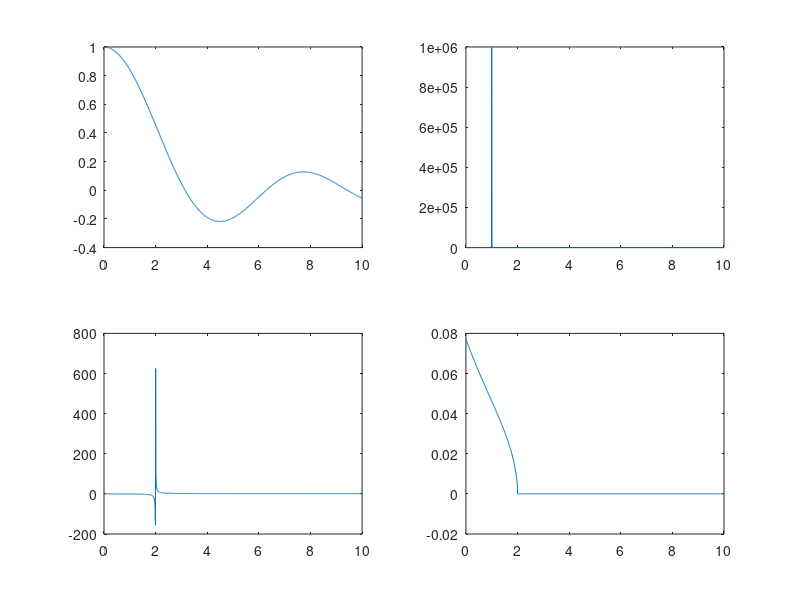

Write the MATLAB code that produced this figure.
x=linspace(0,10,1000);
y1=sin(x)./x;
y2=(1./(x-1).^2)+x;
y3=(x.^2+1)./(x.^2-4);
y4=((10-x).^(1/3)-2)./(4-x.^2).^(1/2);
figure
subplot(2,2,1);
plot(x,y1)
subplot(2,2,2);
plot(x,y2)
subplot(2,2,3);
plot(x,y3)
subplot(2,2,4);
plot(x,y4)